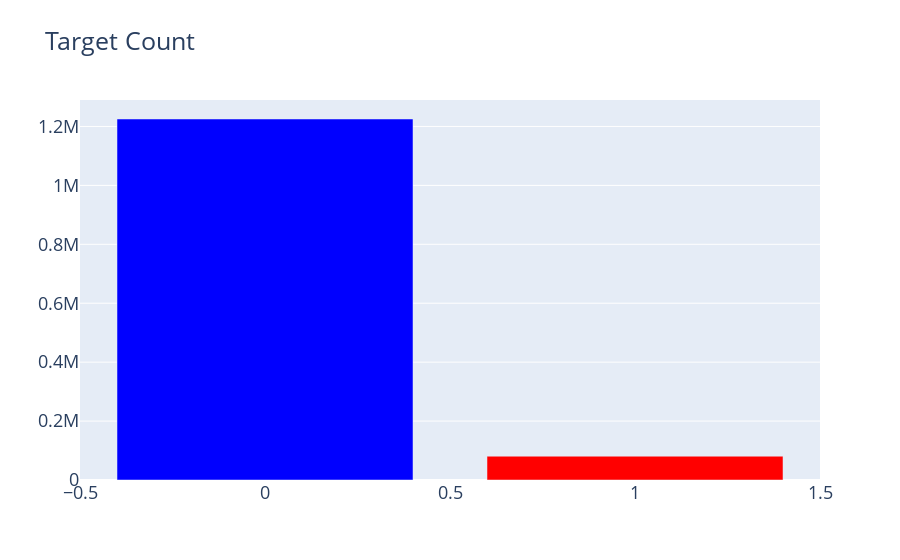
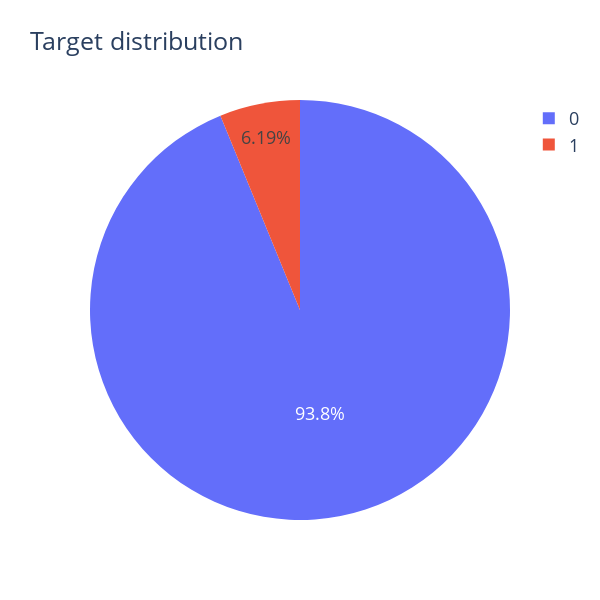

Source (notebook cell) for these figures, in order:
### Markdown cell above
**Target Distribution:**

First let us look at the distribution of the target variable to understand more about the imbalance and so on.

### Code cell
## target count ##
cnt_srs = train_df['target'].value_counts()
trace = go.Bar(
    x=cnt_srs.index,
    y=cnt_srs.values,
    marker=dict(
        color=cnt_srs.values,
        colorscale = 'Picnic',
        reversescale = True
    ),
)

layout = go.Layout(
    title='Target Count',
    font=dict(size=18)
)

data = [trace]
fig = go.Figure(data=data, layout=layout)
py.iplot(fig, filename="TargetCount")

## target distribution ##
labels = (np.array(cnt_srs.index))
sizes = (np.array((cnt_srs / cnt_srs.sum())*100))

trace = go.Pie(labels=labels, values=sizes)
layout = go.Layout(
    title='Target distribution',
    font=dict(size=18),
    width=600,
    height=600,
)
data = [trace]
fig = go.Figure(data=data, layout=layout)
py.iplot(fig, filename="usertype")

### Figure 1 — Plotly figure (JSON) as saved in the notebook; plotly's stock layout.template omitted (floating-point values rounded to 4 significant figures)
{"data": [{"marker": {"color": [1225312, 80810], "colorscale": [[0, "rgb(0,0,255)"], [0.1, "rgb(51,153,255)"], [0.2, "rgb(102,204,255)"], [0.3, "rgb(153,204,255)"], [0.4, "rgb(204,204,255)"], [0.5, "rgb(255,255,255)"], [0.6, "rgb(255,204,255)"], [0.7, "rgb(255,153,255)"], [0.8, "rgb(255,102,204)"], [0.9, "rgb(255,102,102)"], [1, "rgb(255,0,0)"]], "reversescale": true}, "type": "bar", "x": [0, 1], "y": [1225312, 80810]}], "layout": {"font": {"size": 18}, "title": {"text": "Target Count"}}}

### Figure 2 — Plotly figure (JSON) as saved in the notebook; plotly's stock layout.template omitted (floating-point values rounded to 4 significant figures)
{"data": [{"labels": [0, 1], "type": "pie", "values": [93.81, 6.187]}], "layout": {"font": {"size": 18}, "height": 600, "title": {"text": "Target distribution"}, "width": 600}}
